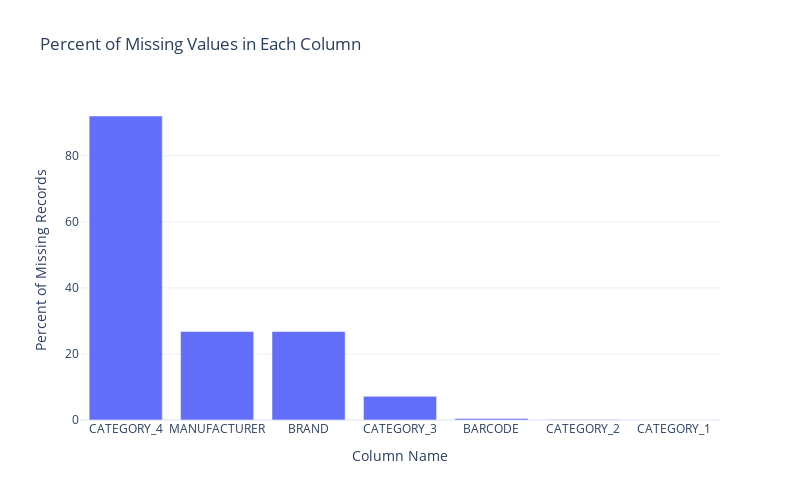

Notebook source saved alongside this figure:
### Code cell
# calculate percent of missing values in each column
missing_val_products = 100.0 * products.isnull().mean()
missing_val_products.sort_values(ascending=False, inplace=True)

# plot
df_missiong_val_prod = pd.DataFrame({"Column Name": missing_val_products.index,
                                     "Percent of Missing Records": missing_val_products.values})
fig = px.bar(df_missiong_val_prod, x="Column Name", y="Percent of Missing Records",
             title="Percent of Missing Values in Each Column")
fig.update_layout(width=800, height=500)

### Figure 1 — Plotly figure (JSON) as saved in the notebook; plotly's stock layout.template omitted (floating-point values rounded to 4 significant figures)
{"data": [{"alignmentgroup": "True", "hovertemplate": "Column Name=%{x}<br>Percent of Missing Records=%{y}<extra></extra>", "legendgroup": "", "marker": {"color": "#636efa", "pattern": {"shape": ""}}, "name": "", "offsetgroup": "", "orientation": "v", "showlegend": false, "textposition": "auto", "type": "bar", "x": ["CATEGORY_4", "MANUFACTURER", "BRAND", "CATEGORY_3", "BARCODE", "CATEGORY_2", "CATEGORY_1"], "xaxis": "x", "y": [92.02, 26.78, 26.78, 7.163, 0.476, 0.1684, 0.01313], "yaxis": "y"}], "layout": {"barmode": "relative", "height": 500, "legend": {"tracegroupgap": 0}, "title": {"text": "Percent of Missing Values in Each Column"}, "width": 800, "xaxis": {"anchor": "y", "domain": [0, 1], "title": {"text": "Column Name"}}, "yaxis": {"anchor": "x", "domain": [0, 1], "title": {"text": "Percent of Missing Records"}}}}
